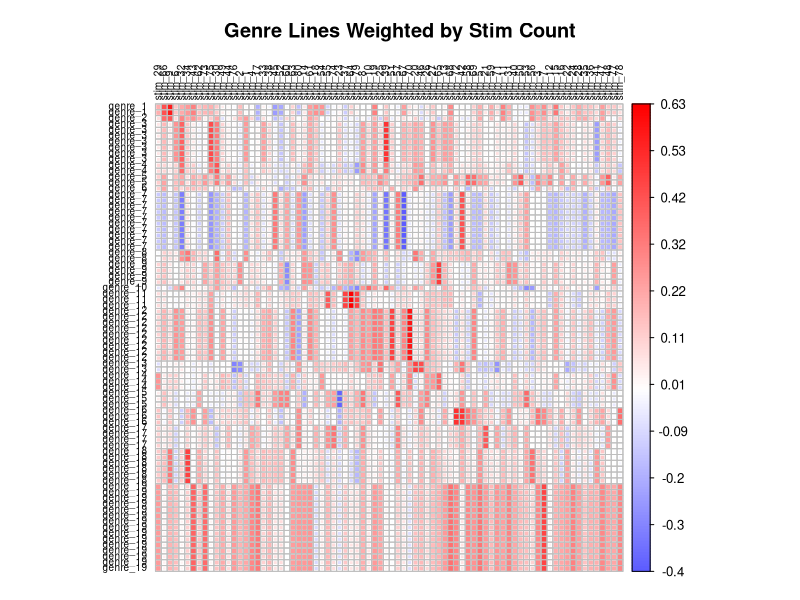
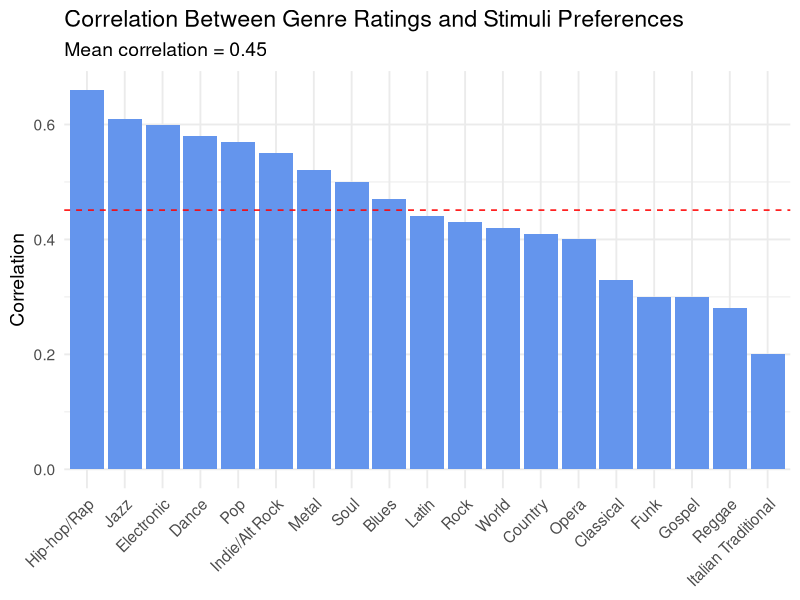

The R script that drew these images, in order:
library(tidyverse)
library(corrplot)

# Charger les données
df <- read.csv("full_questionnaire_data.csv")

# Identifier les colonnes
genre_vars <- paste0("genre_", 1:19)
stim_vars <- paste0("stim_", 1:80)

# Nettoyer les données
df <- df %>%
  filter(rowSums(is.na(select(., all_of(c(genre_vars, stim_vars))))) == 0)

# Matrices
genre_matrix <- df[, genre_vars]
stim_matrix <- df[, stim_vars]
cor_matrix <- cor(genre_matrix, stim_matrix)

# Genre associé à chaque stim
stim_genre_labels <- c(7, 6, 19, 7, 17, 3, 19, 12, 2, 12, 18, 19, 15, 8, 19, 19,
                       7, 9, 12, 13, 17, 19, 10, 19, 12, 14, 14, 19, 1, 4, 18, 3,
                       7, 3, 19, 19, 11, 7, 12, 18, 19, 16, 3, 5, 7, 13, 19, 19,
                       4, 18, 12, 7, 18, 9, 9, 18, 12, 16, 17, 7, 8, 3, 7, 11,
                       14, 1, 12, 15, 16, 12, 17, 15, 3, 9, 3, 5, 19, 19, 11, 7)

# Réordonner les stims par genre
stim_order_df <- data.frame(stim = stim_vars, genre = stim_genre_labels) %>%
  arrange(genre)

cor_matrix_ordered <- cor_matrix[, stim_order_df$stim]

# Dupliquer les lignes du genre selon le nombre de stims associés
genre_line_ids <- stim_order_df$genre
cor_matrix_expanded <- cor_matrix[genre_line_ids, stim_order_df$stim]

# Renommer les lignes et colonnes
rownames(cor_matrix_expanded) <- paste0("genre_", genre_line_ids)
colnames(cor_matrix_expanded) <- stim_order_df$stim

# Plot
corrplot(cor_matrix_expanded,
         method = "square",
         is.corr = FALSE,
         tl.cex = 0.6,
         tl.col = "black",
         col = colorRampPalette(c("blue", "white", "red"))(200),
         title = "Genre Lines Weighted by Stim Count",
         mar = c(1,1,3,1))

# Initialiser un vecteur pour stocker les corrélations
genre_stim_corr <- c()

# Boucle sur les 19 genres
for (g in 1:19) {
  # Trouver les stims associés à ce genre
  stim_indices <- which(stim_genre_labels == g)
  
  # Extraire les colonnes correspondantes
  stim_data <- df[, stim_vars[stim_indices]]
  
  # S'assurer que stim_data est une matrice (au moins 2D)
  if (length(stim_indices) == 1) {
    stim_avg <- stim_data  # C'est déjà un vecteur
  } else {
    stim_avg <- rowMeans(stim_data)
  }
  
  # Notes de genre pour chaque participant
  genre_scores <- df[[paste0("genre_", g)]]
  
  # Corrélation entre les deux
  r <- cor(stim_avg, genre_scores, use = "complete.obs")
  genre_stim_corr <- c(genre_stim_corr, r)
}

# Résultat sous forme de data.frame
cor_df <- data.frame(
  Genre = paste0("genre_", 1:19),
  Correlation_with_associated_stims = round(genre_stim_corr, 3)
)
library(tidyverse)

# Corrélations entre genres et stims associés
cor_df <- data.frame(
  Genre = c("Classical", "Opera", "Jazz", "Blues", "Reggae", "Funk", "Pop", "Gospel", "Rock", "Soul",
            "Metal", "Electronic", "Hip-hop/Rap", "Indie/Alt Rock", "Dance", "Latin", "Country",
            "Italian Traditional", "World"),
  Correlation = c(0.33, 0.40, 0.61, 0.47, 0.28, 0.30, 0.57, 0.30, 0.43, 0.50,
                  0.52, 0.60, 0.66, 0.55, 0.58, 0.44, 0.41, 0.20, 0.42)  # <-- à ajuster si besoin
)

# Moyenne des corrélations
mean_corr <- mean(cor_df$Correlation, na.rm = TRUE)

# Barplot vertical
ggplot(cor_df, aes(x = reorder(Genre, -Correlation), y = Correlation)) +
  geom_col(fill = "#6495ED") +
  geom_hline(yintercept = mean_corr, linetype = "dashed", color = "red") +
  theme_minimal(base_size = 14) +
  labs(x = NULL,
       y = "Correlation",
       title = "Correlation Between Genre Ratings and Stimuli Preferences",
       subtitle = paste0("Mean correlation = ", round(mean_corr, 2))) +
  theme(axis.text.x = element_text(angle = 45, hjust = 1))

